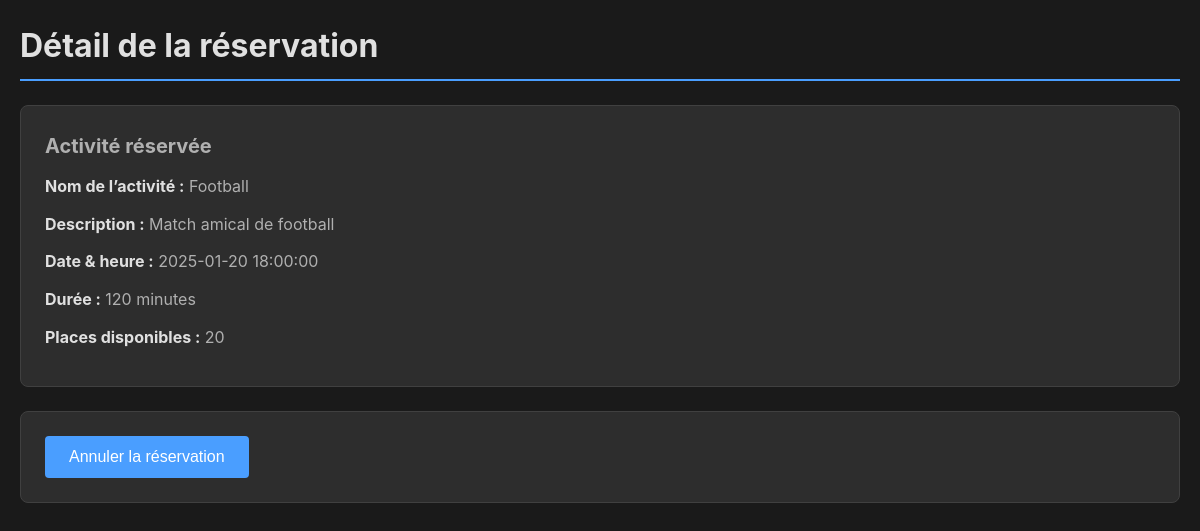
Screenshot of /reservation/show/12 (signed in) with the database file from the repository.
### tables this page shows
CREATE TABLE `reservations` (
  `id` int NOT NULL,
  `user_id` int NOT NULL,
  `activite_id` int NOT NULL,
  `date_reservation` datetime DEFAULT CURRENT_TIMESTAMP,
  `etat` tinyint(1) DEFAULT '1'
);

CREATE TABLE `activities` (
  `id` int NOT NULL,
  `nom` varchar(150) NOT NULL,
  `type_id` int NOT NULL,
  `places_disponibles` int NOT NULL,
  `description` text,
  `datetime_debut` datetime NOT NULL,
  `duree` int NOT NULL
);

### app/controllers/ReservationController.php (called while the page is built, shortened)
<?php
class ReservationController{
  public function show(int $id){
    $detailsModel = new ReservationModel();
    $details = $detailsModel->reservationDetail($id);
    $data = [
      'title' => 'activité',
      'act' => $details
    ];
    $this->renderView('reservation/show', $data);
  }
}

### index.php (called while the page is built, shortened)
<?php
$router = new Router();
$router->dispatch($_SERVER['REQUEST_URI']);

### app/utils/Bdd.php (called while the page is built, shortened)
<?php
abstract class Bdd{
  private function connect():void
  {
    $this->co = new PDO(
      'mysql:host='. $_ENV['db_host'] .';dbname='. $_ENV['db_name'],
      $_ENV['db_user'],
      $_ENV['db_pwd']
    );
  }
}

### app/models/ReservationModel.php (called while the page is built, shortened)
<?php
class ReservationModel extends Bdd{
    public function reservationDetail(int $reservationId): array{
        $sql = $this->co->prepare("SELECT
        reservations.id AS reservation_id,
        reservations.user_id,
        reservations.activite_id,
        reservations.date_reservation,
        activities.id AS activity_id,
        activities.nom,
        activities.description,
        activities.datetime_debut,
        activities.duree,
        activities.places_disponibles
    FROM reservations
    JOIN activities
        ON reservations.activite_id = activities.id
    WHERE reservations.id = :id");
            $sql->execute(['id' => $reservationId]);
            $result = $sql->fetch(PDO::FETCH_ASSOC);
            return $result;
    }
}

### app/views/reservation/show.php (the view, shortened to what this page needs)
<!DOCTYPE html>
<html lang="fr">
<head>
    <link rel="stylesheet" href="/MVC/app/public/css/style.css">
</head>
<body>
<h1>Détail de la réservation</h1>
<?php if (!empty($act)): ?>
    <div class="reservation-detail">
        <h3>Activité réservée</h3>
        <p><strong>Nom de l’activité :</strong>
            <?= htmlspecialchars($act['nom']) ?>
        </p>
        <p><strong>Description :</strong>
            <?= htmlspecialchars($act['description']) ?>
        </p>
        <p><strong>Date & heure :</strong>
            <?= htmlspecialchars($act['datetime_debut']) ?>
        </p>
        <p><strong>Durée :</strong>
            <?= htmlspecialchars($act['duree']) ?> minutes
        </p>
        <p><strong>Places disponibles :</strong>
            <?= htmlspecialchars($act['places_disponibles']) ?>
        </p>
    </div>
<form method="post" action="/MVC/reservation/cancel/<?= $act['reservation_id'] ?>">
    <button type="submit">Annuler la réservation</button>
</form>
<?php endif; ?>
</body>
</html>

### app/public/css/style.css (style rules this page uses)
* { margin: 0; padding: 0; box-sizing: border-box; }
body { background-color: #1a1a1a; color: #e0e0e0; font-family: -apple-system, BlinkMacSystemFont, 'Segoe UI', Roboto, Oxygen, Ubuntu, Cantarell, sans-serif; line-height: 1.6; padding: 20px; max-width: 1200px; margin: 0 auto; }
h1 { font-size: 32px; margin-bottom: 24px; color: #e0e0e0; border-bottom: 2px solid #4a9eff; padding-bottom: 8px; }
h3 { font-size: 20px; margin-bottom: 12px; color: #b0b0b0; }
p { margin-bottom: 16px; color: #b0b0b0; }
strong { color: #e0e0e0; }
form { background-color: #2d2d2d; padding: 24px; border-radius: 8px; border: 1px solid #404040; margin-bottom: 16px; }
button, button[type="submit"] { background-color: #4a9eff; color: white; padding: 12px 24px; border: none; border-radius: 4px; cursor: pointer; font-size: 16px; font-weight: 500; transition: background-color 0.3s ease, transform 0.1s ease; }
.reservation-detail { background-color: #2d2d2d; padding: 24px; border-radius: 8px; border: 1px solid #404040; margin-bottom: 24px; }
.reservation-detail p { margin-bottom: 12px; }

### rows the page displays
reservations: activite.nom "Football", activite.description "Match amical de football", activite.datetime_debut "2025-01-20 18:00:00", activite.duree "120", activite.places_disponibles "20"
